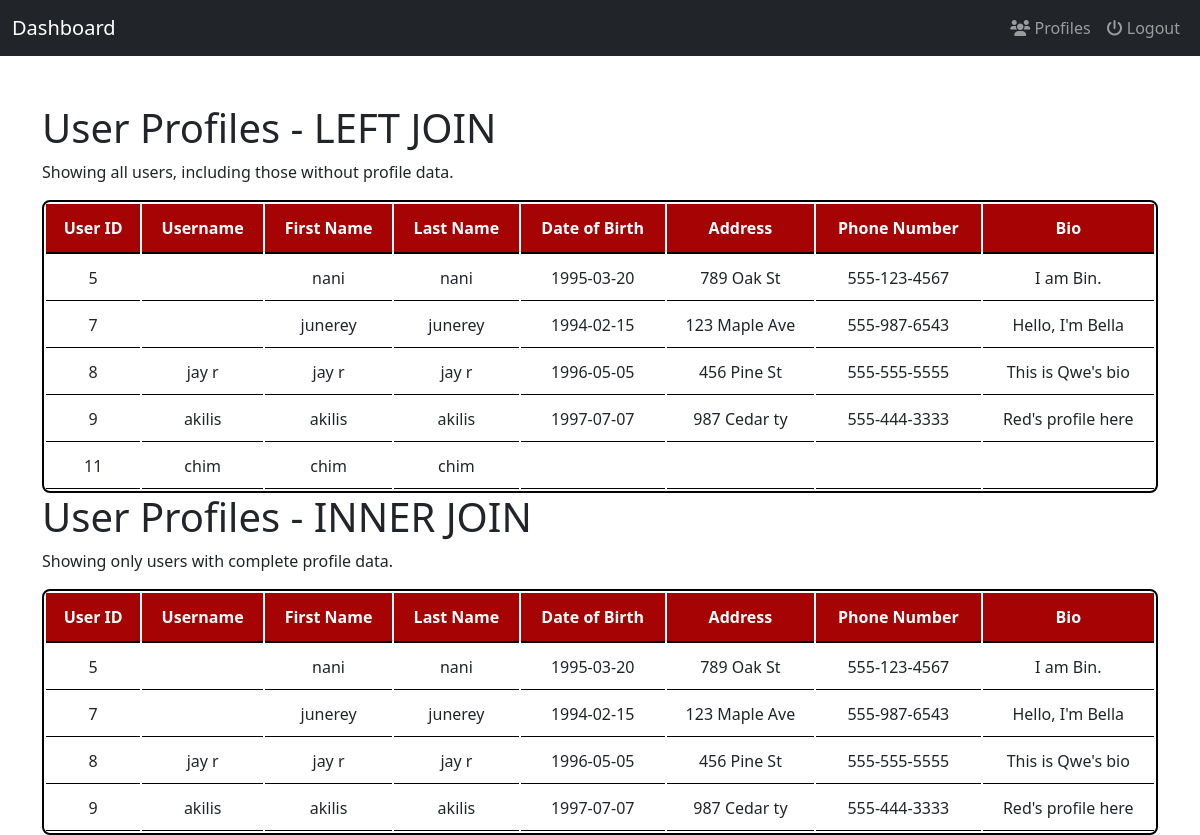
Screenshot of /modules/dashboard.php with the database file from the repository.
### tables this page shows
CREATE TABLE `profiles` (
  `profile_id` int(11) NOT NULL,
  `user_id` int(11) NOT NULL,
  `date_of_birth` date DEFAULT NULL,
  `address` varchar(255) DEFAULT NULL,
  `phone_number` varchar(15) DEFAULT NULL,
  `bio` text DEFAULT NULL
);

CREATE TABLE `users` (
  `id` int(11) NOT NULL,
  `first_name` varchar(50) NOT NULL,
  `last_name` varchar(50) NOT NULL,
  `username` varchar(50) NOT NULL,
  `password` varchar(255) NOT NULL,
  `created_at` timestamp NOT NULL DEFAULT current_timestamp()
);

### Database/database.php (called while the page is built, shortened)
<?php
class Database {
    private $server_name = "localhost";
    private $db_username = "root";
    private $db_password = "";
    private $db_name = "ladydoone";
    private $conn;
    public function __construct() {
        $this->conn = new mysqli($this->server_name, $this->db_username, $this->db_password, $this->db_name);
    }
public function getUsersWithProfiles() {
    $sql = "
        SELECT
            users.id AS user_id,
            users.first_name,
            users.last_name,
            users.username,
            profiles.date_of_birth,
            profiles.address,
            profiles.phone_number,
            profiles.bio
        FROM users
        LEFT JOIN profiles ON users.id = profiles.user_id
    ";
    $result = $this->conn->query($sql);
    if ($result->num_rows > 0) {
        $usersWithProfiles = [];
        while ($row = $result->fetch_assoc()) {
            $usersWithProfiles[] = $row;
        }
        return $usersWithProfiles;
    } else {
        return [];
    }
}
public function getUsersWithProfilesInnerJoin() {
    $sql = "
        SELECT
            users.id AS user_id,
            users.first_name,
            users.last_name,
            users.username,
            profiles.date_of_birth,
            profiles.address,
            profiles.phone_number,
            profiles.bio
        FROM users
        INNER JOIN profiles ON users.id = profiles.user_id
        WHERE
            users.first_name IS NOT NULL AND users.first_name != ''
        AND users.last_name IS NOT NULL AND users.last_name != ''
        AND profiles.bio IS NOT NULL AND profiles.bio != ''
    ";
    $result = $this->conn->query($sql);
    if ($result->num_rows > 0) {
        $usersWithProfilesInner = [];
        while ($row = $result->fetch_assoc()) {
            $usersWithProfilesInner[] = $row;
        }
        return $usersWithProfilesInner;
    } else {
        return [];
    }
}
}

### modules/dashboard.php (the view, shortened to what this page needs)
<?php
require_once '../Database/database.php';
$db = new Database();
$usersWithProfilesLeftJoin = $db->getUsersWithProfiles();
$usersWithProfilesInnerJoin = $db->getUsersWithProfilesInnerJoin();
?>
<!DOCTYPE html>
<html lang="en">
<head>
    <link href="https://cdn.jsdelivr.net/npm/bootstrap@5.1.3/dist/css/bootstrap.min.css" rel="stylesheet">
    <link rel="stylesheet" href="https://cdnjs.cloudflare.com/ajax/libs/font-awesome/6.0.0-beta3/css/all.min.css">
    <link rel="stylesheet" href="../CSS/dashboard.css">
</head>
<body>
    <nav class="navbar navbar-expand-lg navbar-dark bg-dark">
        <div class="container-fluid">
            <a class="navbar-brand" href="#">Dashboard</a>
            <div class="collapse navbar-collapse" id="navbarNav">
                <ul class="navbar-nav ms-auto">
                    <li class="nav-item">
                        <a class="nav-link" href="../class/user_profiles.php"><i class="fas fa-users"></i> Profiles</a>
                    </li>
                    <li class="nav-item">
                        <a class="nav-link" href="../modules/login.php" onclick="return confirmLogout()">
                            <i class="fas fa-power-off"></i> Logout
                        </a>
                    </li>
                </ul>
            </div>
        </div>
    </nav>
    <div class="container mt-5">
        <h1>User Profiles - LEFT JOIN</h1>
        <p>Showing all users, including those without profile data.</p>
        <table class="table">
            <thead>
                <tr>
                    <th>User ID</th>
                    <th>Username</th>
                    <th>First Name</th>
                    <th>Last Name</th>
                    <th>Date of Birth</th>
                    <th>Address</th>
                    <th>Phone Number</th>
                    <th>Bio</th>
                </tr>
            </thead>
            <tbody>
                <?php if (!empty($usersWithProfilesLeftJoin)): ?>
                    <?php foreach ($usersWithProfilesLeftJoin as $user): ?>
                        <tr>
                            <td><?= htmlspecialchars($user['user_id']) ?></td>
                            <td><?= htmlspecialchars($user['username']) ?></td>
                            <td><?= htmlspecialchars($user['first_name']) ?></td>
                            <td><?= htmlspecialchars($user['last_name']) ?></td>
                            <td><?= htmlspecialchars($user['date_of_birth']) ?></td>
                            <td><?= htmlspecialchars($user['address']) ?></td>
                            <td><?= htmlspecialchars($user['phone_number']) ?></td>
                            <td><?= htmlspecialchars($user['bio']) ?></td>
                        </tr>
                    <?php endforeach; ?>
                <?php else: ?>
                    <tr>
                        <td colspan="8">No profiles found.</td>
                    </tr>
                <?php endif; ?>
            </tbody>
        </table>
        <h1>User Profiles - INNER JOIN</h1>
        <p>Showing only users with complete profile data.</p>
        <table class="table">
            <thead>
                <tr>
                    <th>User ID</th>
                    <th>Username</th>
                    <th>First Name</th>
                    <th>Last Name</th>
                    <th>Date of Birth</th>
                    <th>Address</th>
                    <th>Phone Number</th>
                    <th>Bio</th>
                </tr>
            </thead>
            <tbody>
                <?php if (!empty($usersWithProfilesInnerJoin)): ?>
                    <?php foreach ($usersWithProfilesInnerJoin as $user): ?>
                        <tr>
                            <td><?= htmlspecialchars($user['user_id']) ?></td>
                            <td><?= htmlspecialchars($user['username']) ?></td>
                            <td><?= htmlspecialchars($user['first_name']) ?></td>
                            <td><?= htmlspecialchars($user['last_name']) ?></td>
                            <td><?= htmlspecialchars($user['date_of_birth']) ?></td>
                            <td><?= htmlspecialchars($user['address']) ?></td>
                            <td><?= htmlspecialchars($user['phone_number']) ?></td>
                            <td><?= htmlspecialchars($user['bio']) ?></td>
                        </tr>
                    <?php endforeach; ?>
                <?php else: ?>
                    <tr>
                        <td colspan="8">No profiles found.</td>
                    </tr>
                <?php endif; ?>
            </tbody>
        </table>
    </div>
</body>
</html>

### css/dashboard.css (style rules this page uses)
.table { margin: 0; border-collapse: separate; width: 100%; border-radius: 8px; overflow: hidden; border: 2px solid #000; }
.table thead th { background-color: #a60404; color: white; text-align: center; padding: 12px; font-weight: bold; border-bottom: 2px solid #000; }
.table tbody tr { background-color: #ffffff; transition: background-color 0.3s ease; }
.table tbody td { padding: 10px; vertical-align: middle; text-align: center; border-bottom: 1px solid #000; }

### rows the page displays
profiles: user "5", user.first_name "nani", user.last_name "nani", date_of_birth "1995-03-20", address "789 Oak St", phone_number "555-123-4567", bio "I am Bin."
profiles: user "7", user.first_name "junerey", user.last_name "junerey", date_of_birth "1994-02-15", address "123 Maple Ave", phone_number "555-987-6543", bio "Hello, I'm Bella"
profiles: user "8", user.username "jay r", user.first_name "jay r", user.last_name "jay r", date_of_birth "1996-05-05", address "456 Pine St", phone_number "555-555-5555", bio "This is Qwe's bio"
profiles: user "9", user.username "akilis", user.first_name "akilis", user.last_name "akilis", date_of_birth "1997-07-07", address "987 Cedar ty", phone_number "555-444-3333", bio "Red's profile here"
profiles: user "11", user.username "chim", user.first_name "chim", user.last_name "chim"
